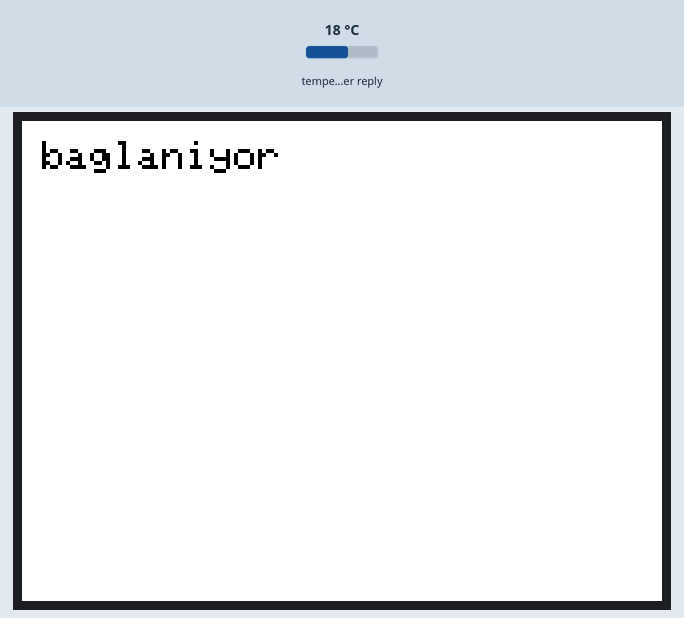
This sketch was run on a simulated ESP8266 (Wemos D1 mini). Parts: 320×240 colour display. The test bench sets the inputs (shaded band); at power-on: temperature in the weather reply 18 °C. WiFi joins after 1.5 s; servers stay silent unless stated; network time is answered at once with the bench clock; uploads are accepted with an empty reply; the local clock reads 2024-03-15 10:24:30 at power-on unless the sketch sets it; web services answer with replies made up by the test bench; what the sketch prints to the serial monitor is not drawn.

Above: at 0.3 s.
At 2.3 s:
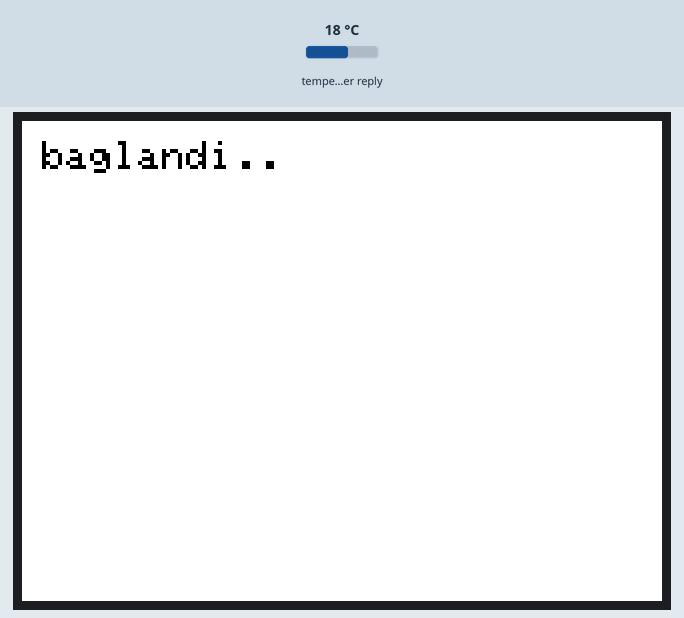
At 3.91 s:
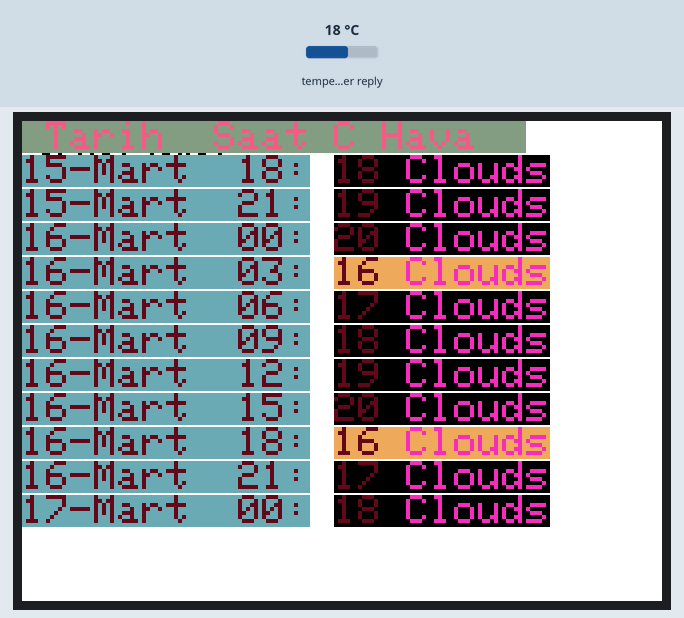
At 12.97 s:
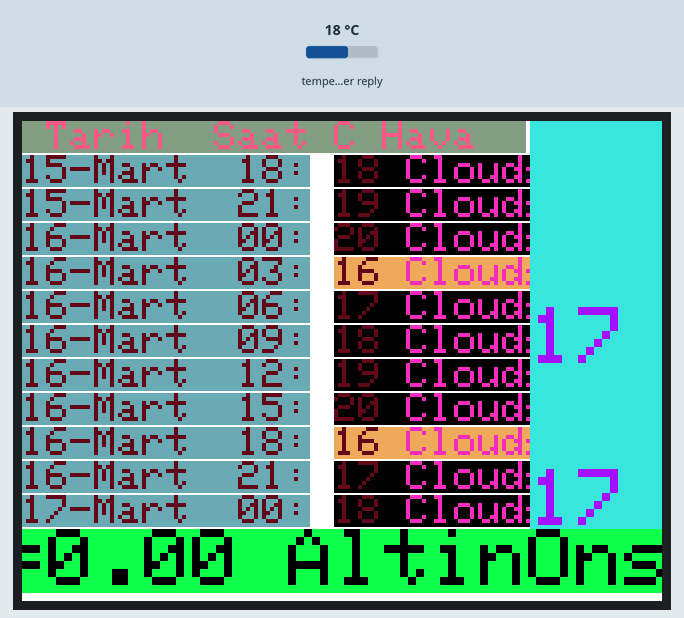
At 21.8 s:
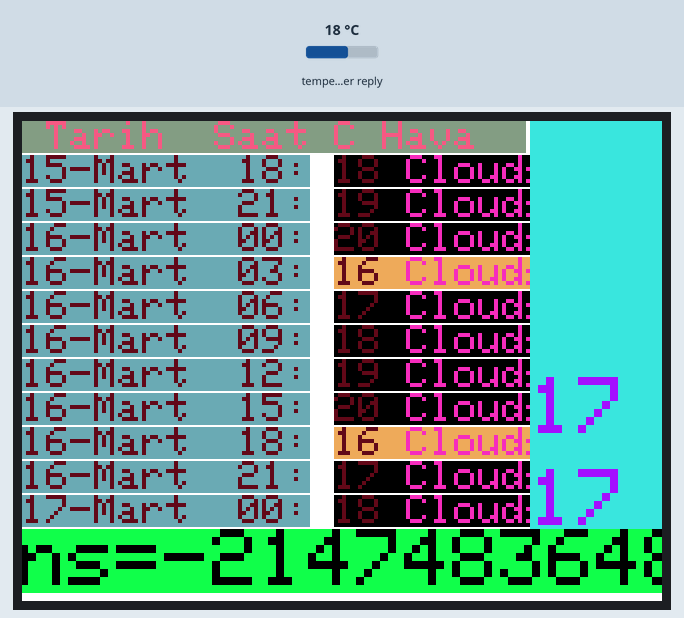
At 39.75 s:
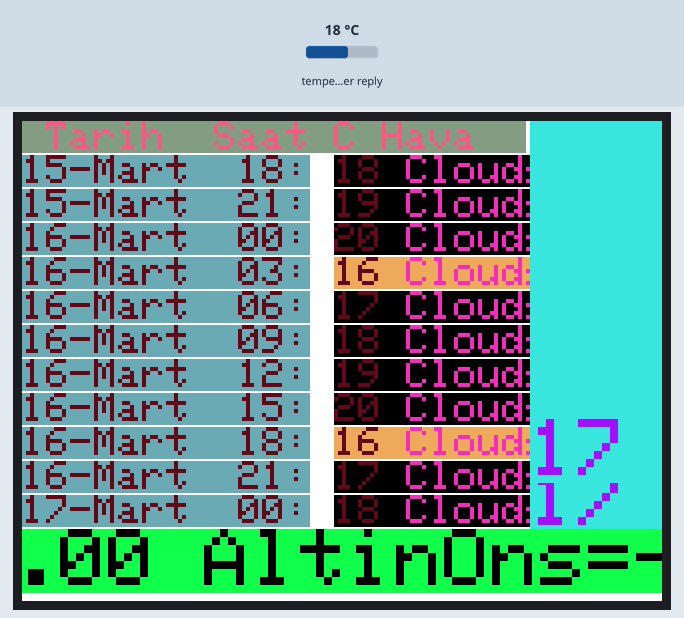

The sketch:

2019-12-17-1533_esp8266_webclient_http_request_weather_json.ino
```cpp
#include <SPI.h>
#include <Adafruit_GFX.h>
#include <Adafruit_ILI9341.h>
#include <ESP8266WiFi.h>
#include <WiFiClient.h>
#include <ESP8266HTTPClient.h>
#define ARDUINOJSON_USE_DOUBLE 1
#include <ArduinoJson.h>
#include <TimeLib.h>
#include <NTPClient.h>
#include <WiFiUdp.h>


#define TFT_CS D0  //for D1 mini or TFT I2C Connector Shield (V1.1.0 or later)
#define TFT_DC D8  //for D1 mini or TFT I2C Connector Shield (V1.1.0 or later)
#define TFT_RST -1 //for D1 mini or TFT I2C Connector Shield (V1.1.0 or later)
#define TS_CS D3   //for D1 mini or TFT I2C Connector Shield (V1.1.0 or later)

Adafruit_ILI9341 tft = Adafruit_ILI9341(TFT_CS, TFT_DC, TFT_RST);
////////////////////////////////////////
int n=0;// 1 kere kontrolu icin
int i = -600;// kayan altyazi icin
int ii = 0;// kayan yan yazi icin
///////////////////////////////
const char* ssid ="Kablonet Netmaster-DAEB-G";
const char* password ="c6f6b680";
/////////////////////////////////////////
DynamicJsonDocument doc(16000);// openweather dan gelen json bilgisi icin
DynamicJsonDocument doc1(5200);// openexchanges den gelen json bilgisi icin
/////////////////////////////////////////
time_t SuAndakiZaman=0;
time_t DonguSuresiZamanDegiskeni=0;
/////////////////////////////////////////
char *ay[]={"","Ocak ","Subat","Mart ","Nisan","Mayis","Hazrn","Temmz","Agsts","Eylul","Ekim ","Kasim","Aralk"};
//char* gun[]={"","Pzar","Pzrt","Sali","Crsm","Prsm","Cuma","Cmrt"};
//char* gun[]={"","Pazar","Pazartesi","Sali","Carsamba","Persembe","Cuma","Cumartesi"};
/////////////////////////////////////////
WiFiUDP ntpUDP;
NTPClient timeClient(ntpUDP);
/////////////////////////////////////////
void setup()
{
  Serial.begin(115200);
  timeClient.begin();
  tft.begin();
  tft.setRotation(1);
  tft.setTextWrap(false);//yenibilgi2019-12-11:yazi satiri doldurdugunda asagi gecmesin
  tft.setTextColor(0x0000,0xffff); tft.setTextSize(2);
  tft.fillRect(0,0, 320,120, 0xffff);
  tft.fillRect(0,120,320,240,0xffff );
WiFi.begin(ssid, password);
while (WiFi.status() != WL_CONNECTED) {
  Serial.print("Connecting..");
  tft.setCursor(10, 10);tft.print("baglaniyor");
  delay(1000);
}
tft.setCursor(10, 10);tft.println("baglandi..");
delay(1000);
}

// datazaman ve ApiHavaJsondanZamanBilgisi bibirinin opsiyonu. doc["list"][i]["dt_txt"] den zaman bilgisi text olarak aliniyor.doc["list"][i]["dt"] den
//ise zaman bilgisi saniye fotmatinda aliniyor
//int datazaman(int i){//yeni bilgi int tipi fonksiyon da return asagidaki gibi olabiliyor
//  char zamantext[15];
//  serializeJson(doc["list"][i]["dt_txt"], zamantext);//datazaman json dan zamanı butun text olarak aliyor
//  tft.setTextColor(0x6043,0x6d56);
//  return tft.print(zamantext);
// }

int ApiHavaJsondanZamanBilgisi(int i){//yeni bilgi int tipi fonksiyon da return asagidaki gibi olabiliyor. int tipi fonksiyonlari ilk defa bu
  //programda kullandim.
  String zamanTxt;
  time_t apiHavaZaman=0;
  serializeJson(doc["list"][i]["dt"], zamanTxt);//ApiHavaJsondanZamanBilgisi json dan zamanı saniye formatinda aliyor
  apiHavaZaman=zamanTxt.toInt();
  return LcdYeZamanBilgisiYaz(apiHavaZaman);
 }
 ////////////////////////////////////////////////////////////////////////////////////////////////
 int LcdYeZamanBilgisiYaz(time_t zaman){
  String text1="";
  tft.setTextColor(0x6043,0x6d56);
  text1=String(day(zaman))+ String("-")+ay[month(zaman)]+ String(" ");
  if (hour(zaman) < 10)text1=text1+String("0");
  text1=text1+String(hour(zaman))+ String(":");
  return tft.print(text1);
 }
/////////////////////////////////////////////////////////////////////////////////////////////////////
int ApiHavaJsondanSicaklikveDurumBilgisi(int i){//yenibilgi int tipi fonksiyon da return asagidaki gibi olabiliyor
  String sicaklikDerece="";
  sicaklikDerece=JsonDanSicaklikAl(i);
  int sicaklikInt=sicaklikDerece.toInt();// sicakligi string den int cevirip sicakliga gore metintaban rengini degistirmek istiyorum
  int havaSicaklikRengi;
  if (   16>=sicaklikInt && 12 <sicaklikInt){havaSicaklikRengi=0xed4b;}
  if (   12>=sicaklikInt && 8 <sicaklikInt){havaSicaklikRengi=0xed63;}
  if (   8>=sicaklikInt && 4 <sicaklikInt){havaSicaklikRengi=0xedc3;}
  if (   4>=sicaklikInt && 0 <sicaklikInt){havaSicaklikRengi=0xdec3;}
  if (   0>=sicaklikInt && -2 <sicaklikInt){havaSicaklikRengi=0x6c56;}
  if (  -2>=sicaklikInt && -4 <sicaklikInt){havaSicaklikRengi=0x6cf6;}
  if (  -4>=sicaklikInt && -6 <sicaklikInt){havaSicaklikRengi=0x6d56;;}
  return LcdYeSicaklikBilgisiYaz(sicaklikInt,JsonDanYagisDurumAl(i),havaSicaklikRengi);
 }
//yenibilgi https://chrishewett.com/blog/true-rgb565-colour-picker/
////////////////////////////////////////////////////////////////////////////////////////////////
int LcdYeSicaklikBilgisiYaz(int sicaklik,String durum,int renk){
  tft.setTextColor(0x6043,renk);tft.print(String(sicaklik));tft.print(" ");tft.setTextColor(0xf177,renk);tft.print(durum);if(durum.length()==4){tft.print("  ");};if(durum.length()==5){tft.print(" ");};
}
/////////////////////////////////////////////////////////////////////////////////////////////
String JsonDanYagisDurumAl(int i){//yenibilgi fonksiyonu string return lu tanimlamak
  String c="";
  serializeJson(doc["list"][i]["weather"][0]["main"], c);
  c.replace("\"","");//yenibilgi2019-12 : https://stackoverflow.com/questions/32414079/android-how-to-remove-character-from-string
  return c ;
}
//////////////////////////////////////////////////////////////////////////////////////////
String JsonDanSicaklikAl(int i){//yenibilgi fonksiyonu string return lu tanimlamak
  String b="";
  serializeJson(doc["list"][i]["main"]["temp"], b);
  int s=b.toInt();
  return String(s) ;
}
//////////////////////////////////////////////////////////////////////////////////////////
 int JsonDanAltinAl(){
  String text2="";
  serializeJson(doc1["rates"]["XAU"], text2);
  float v=text2.toFloat();
  return (1/v); // return int olarak yapar
 }
////////////////////////////////////////////////////////////////////////////////////////
 float JsonDanDolarAl(){
  String text2="";
  serializeJson(doc1["rates"]["TRY"], text2);
  float v=text2.toFloat();
  return v;// return u float olarak yapar
 }
/////////////////////////////////////////////////////////////////////////////////////////////
int LcdYeHavaBilgisiYaz(int satiraralik){
  if(n==0){//ekrana 1 kere yazdirilsin
    tft.setTextSize(2);//yenibilgi https://forum.arduino.cc/index.php?topic=364055.0
    tft.setCursor(0,0);tft.setTextColor(0xf2d0,0x84f0);tft.print(" Tarih  Saat C Hava  ");
    tft.setCursor(0,satiraralik*1);ApiHavaJsondanZamanBilgisi(2);tft.setTextColor(0x6043,0xffff);tft.print(" ");ApiHavaJsondanSicaklikveDurumBilgisi(2);
    tft.setCursor(0,satiraralik*2);ApiHavaJsondanZamanBilgisi(3);tft.setTextColor(0x6043,0xffff);tft.print(" ");ApiHavaJsondanSicaklikveDurumBilgisi(3);
    tft.setCursor(0,satiraralik*3);ApiHavaJsondanZamanBilgisi(4);tft.setTextColor(0x6043,0xffff);tft.print(" ");ApiHavaJsondanSicaklikveDurumBilgisi(4);
    tft.setCursor(0,satiraralik*4);ApiHavaJsondanZamanBilgisi(5);tft.setTextColor(0x6043,0xffff);tft.print(" ");ApiHavaJsondanSicaklikveDurumBilgisi(5);
    tft.setCursor(0,satiraralik*5);ApiHavaJsondanZamanBilgisi(6);tft.setTextColor(0x6043,0xffff);tft.print(" ");ApiHavaJsondanSicaklikveDurumBilgisi(6);
    tft.setCursor(0,satiraralik*6);ApiHavaJsondanZamanBilgisi(7);tft.setTextColor(0x6043,0xffff);tft.print(" ");ApiHavaJsondanSicaklikveDurumBilgisi(7);
    tft.setCursor(0,satiraralik*7);ApiHavaJsondanZamanBilgisi(8);tft.setTextColor(0x6043,0xffff);tft.print(" ");ApiHavaJsondanSicaklikveDurumBilgisi(8);
    tft.setCursor(0,satiraralik*8);ApiHavaJsondanZamanBilgisi(9);tft.setTextColor(0x6043,0xffff);tft.print(" ");ApiHavaJsondanSicaklikveDurumBilgisi(9);
    tft.setCursor(0,satiraralik*9);ApiHavaJsondanZamanBilgisi(10);tft.setTextColor(0x6043,0xffff);tft.print(" ");ApiHavaJsondanSicaklikveDurumBilgisi(10);
    tft.setCursor(0,satiraralik*10);ApiHavaJsondanZamanBilgisi(11);tft.setTextColor(0x6043,0xffff);tft.print(" ");ApiHavaJsondanSicaklikveDurumBilgisi(11);
    tft.setCursor(0,satiraralik*11);ApiHavaJsondanZamanBilgisi(12);tft.setTextColor(0x6043,0xffff);tft.print(" ");ApiHavaJsondanSicaklikveDurumBilgisi(12);
  }
}
//////////////////////////////////////////////////////////////////////////////////////////////
int LcdYeAltYaziKurBigisi(int satiraralik,int satir){
  SuAndakiZaman=now();
  tft.setTextColor(0x000,0x17e9); tft.setTextSize(4);
  if ( i< 240){//kayan yazi icin
    tft.setCursor(i,satiraralik*satir);tft.print(" Dolar=");tft.print(JsonDanDolarAl());tft.print(" AltinOns=");tft.print(JsonDanAltinAl());
    tft.setTextColor(0x0000, 0x17e9); tft.setTextSize(4);
    tft.print("|SAAT ");if (hour(SuAndakiZaman) < 10)tft.print("0");tft.print(hour(SuAndakiZaman));tft.print(":");if (minute(SuAndakiZaman) < 10)tft.print("0");tft.print(minute(SuAndakiZaman));
    i=i+1;
  }else{
    tft.setTextColor(0x0000, 0x17e9);
    tft.setCursor(0,satiraralik*satir);tft.print("              ");
    i=-600;
  }
  yanKayanYazi(JsonDanSicaklikAl(1));
}
///////////////////////////////////////////////////////////////////////////////////////////////
int yanKayanYazi(String yazi){
  if ( ii< 175){
    tft.setTextSize(4);
    tft.setTextColor(0x0000, 0x3f3b);
    tft.setTextColor(0xa09f, 0x3f3b);tft.setCursor(254,ii-1);tft.print("    ");tft.setCursor(254,ii);tft.print("");tft.print(yazi);ii=ii+1;
  }
  else
    {tft.setCursor(254,0);ii=0;tft.setTextColor(0x0000,0x3f3b);}
}
//////////////////////////////////////////////////////////////////////////////////////////////
int internetZamanSunucusu(){
  timeClient.update();
  timeClient.setTimeOffset(3600+3600+3600);// saat farki icin
  SuAndakiZaman = timeClient.getEpochTime();
  setTime(SuAndakiZaman);
}
////////////////////////////////////////////////////////////////////////////////////////////
int ApidenDataCekmeDonguSuresi(int saniye){// belirlenen saniyede bir eger wifi bagli ise yani "3" ise ve n de 1 ise n=0 yapar ve json lari temizler
  //n=0 ise loop ta apilere baglanip data istenir
  SuAndakiZaman=now();
  if((SuAndakiZaman-DonguSuresiZamanDegiskeni)>=saniye){
   if ((WiFi.status() == 3)&& n== 1){
      n=0; doc.clear(); doc1.clear();tft.fillRect(0,0, 320,240, 0xffff);}
   DonguSuresiZamanDegiskeni=SuAndakiZaman;
  }
}
////////////////////////////////////////////////////////////////////////////////////////
void loop()
{
ApidenDataCekmeDonguSuresi(3600);//3600 saniye yani bir saat te bir n i 0 yapar,ve json doc ları temizler

if ((WiFi.status() == WL_CONNECTED)&& n==0) { // wifi bagli ise ve n ==0 ise. n kontrolu sadece 1  kere data alsin diye.
  /////////////////////////////////////////////////////////////////////////////////
  internetZamanSunucusu();// bunun hava veya kur bilgisi ile hic alakasi yok. sadece o anki saat bilgisini aliyor
  /////////////////////////////////////////////////////////////////////////////////
  HTTPClient httpHava;  //hava bilgisini almak icin http objesi olusturdum
  httpHava.begin("http://api.openweathermap.org/data/2.5/forecast?lat=39.966477&lon=32.879326&APPID=3d183cadc635fb5328f1eb40606ae0df&units=metric");  //Specify request destination
  int httpDenetleHava = httpHava.GET();   //Send the request
  if (httpDenetleHava == 200 ) { //Check the returning code
    deserializeJson(doc,httpHava.getString());//yenibilgi2019-13 :http.getString i dogrudan deserializeJson icinde kullanmak. daha gecici bir strin alani kullaniyordum arada.bu tarzda degerler stringe bazen yukluyor bazen yuklemiyor.https://github.com/esp8266/Arduino/issues/4951
    delay(100);
    ///////////////////////////////////////////////
    LcdYeHavaBilgisiYaz(17);// lcd de gosterme kismi.bunu sadece belirli surede 1 kere calistiriyorum cunku hava bilgisi surekli degismiyor
    //LcdYeHavaBilgisiYaz yi alyazitftf2 nin yanina da koysam olur ama sistem yavasliyor bu sefer
      }
  httpHava.end();
//////////////////////////////////////////////////////////////////////////////////
  HTTPClient httpAltinKur; // altin bilgisini almak icin httpclient objesi olusturdum.
  httpAltinKur.begin("http://openexchangerates.org/api/latest.json?app_id=e4e7bd163f154335aa60224d0fc2ae01");  //Specify request destination
  int httpDenetleAltinKur = httpAltinKur.GET();
  if (httpDenetleAltinKur == 200) {
    deserializeJson(doc1,httpAltinKur.getString());
    delay(100);
    }
  httpAltinKur.end();
//////////////////////////////////////////////////////////////////////////////////
  n=n+1;
}// wifi status ve n==0 , if kontrolunun sonu
///////////////////////////////////////////////////////////////////////////////
LcdYeAltYaziKurBigisi(17,12);


}
```

Measured:
- what the display in image 1 shows lasts 1.6 s, from 2.2 s to 3.8 s
